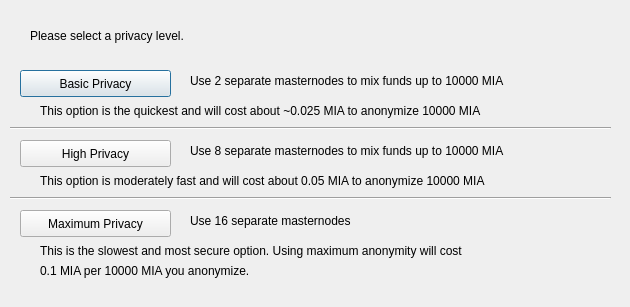
<?xml version="1.0" encoding="UTF-8"?>
<ui version="4.0">
 <class>DarksendConfig</class>
 <widget class="QDialog" name="DarksendConfig">
  <property name="geometry">
   <rect>
    <x>0</x>
    <y>0</y>
    <width>630</width>
    <height>307</height>
   </rect>
  </property>
  <property name="windowTitle">
   <string>Configure Darksend</string>
  </property>
  <widget class="QPushButton" name="buttonBasic">
   <property name="geometry">
    <rect>
     <x>20</x>
     <y>70</y>
     <width>151</width>
     <height>27</height>
    </rect>
   </property>
   <property name="text">
    <string>Basic Privacy</string>
   </property>
  </widget>
  <widget class="QPushButton" name="buttonHigh">
   <property name="geometry">
    <rect>
     <x>20</x>
     <y>140</y>
     <width>151</width>
     <height>27</height>
    </rect>
   </property>
   <property name="text">
    <string>High Privacy</string>
   </property>
  </widget>
  <widget class="QPushButton" name="buttonMax">
   <property name="geometry">
    <rect>
     <x>20</x>
     <y>210</y>
     <width>151</width>
     <height>27</height>
    </rect>
   </property>
   <property name="text">
    <string>Maximum Privacy</string>
   </property>
  </widget>
  <widget class="QLabel" name="label">
   <property name="geometry">
    <rect>
     <x>30</x>
     <y>20</y>
     <width>571</width>
     <height>31</height>
    </rect>
   </property>
   <property name="text">
    <string>Please select a privacy level.</string>
   </property>
  </widget>
  <widget class="QLabel" name="label_2">
   <property name="geometry">
    <rect>
     <x>190</x>
     <y>70</y>
     <width>421</width>
     <height>21</height>
    </rect>
   </property>
   <property name="text">
    <string>Use 2 separate masternodes to mix funds up to 10000 MIA</string>
   </property>
  </widget>
  <widget class="QLabel" name="label_3">
   <property name="geometry">
    <rect>
     <x>190</x>
     <y>140</y>
     <width>411</width>
     <height>21</height>
    </rect>
   </property>
   <property name="text">
    <string>Use 8 separate masternodes to mix funds up to 10000 MIA</string>
   </property>
  </widget>
  <widget class="QLabel" name="label_4">
   <property name="geometry">
    <rect>
     <x>190</x>
     <y>210</y>
     <width>421</width>
     <height>21</height>
    </rect>
   </property>
   <property name="text">
    <string>Use 16 separate masternodes</string>
   </property>
  </widget>
  <widget class="QLabel" name="label_6">
   <property name="geometry">
    <rect>
     <x>40</x>
     <y>100</y>
     <width>561</width>
     <height>21</height>
    </rect>
   </property>
   <property name="text">
    <string>This option is the quickest and will cost about ~0.025 MIA to anonymize 10000 MIA</string>
   </property>
  </widget>
  <widget class="QLabel" name="label_7">
   <property name="geometry">
    <rect>
     <x>40</x>
     <y>170</y>
     <width>561</width>
     <height>21</height>
    </rect>
   </property>
   <property name="text">
    <string>This option is moderately fast and will cost about 0.05 MIA to anonymize 10000 MIA</string>
   </property>
  </widget>
  <widget class="QLabel" name="label_8">
   <property name="geometry">
    <rect>
     <x>40</x>
     <y>240</y>
     <width>561</width>
     <height>21</height>
    </rect>
   </property>
   <property name="text">
    <string>This is the slowest and most secure option. Using maximum anonymity will cost</string>
   </property>
  </widget>
  <widget class="QLabel" name="label_9">
   <property name="geometry">
    <rect>
     <x>40</x>
     <y>260</y>
     <width>561</width>
     <height>21</height>
    </rect>
   </property>
   <property name="text">
    <string>0.1 MIA per 10000 MIA you anonymize.</string>
   </property>
  </widget>
  <widget class="Line" name="line">
   <property name="geometry">
    <rect>
     <x>10</x>
     <y>120</y>
     <width>601</width>
     <height>16</height>
    </rect>
   </property>
   <property name="orientation">
    <enum>Qt::Horizontal</enum>
   </property>
  </widget>
  <widget class="Line" name="line_2">
   <property name="geometry">
    <rect>
     <x>10</x>
     <y>190</y>
     <width>601</width>
     <height>16</height>
    </rect>
   </property>
   <property name="orientation">
    <enum>Qt::Horizontal</enum>
   </property>
  </widget>
 </widget>
 <resources/>
 <connections/>
</ui>
